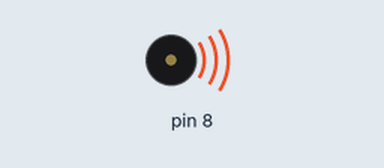
The sketch below on a simulated Arduino Uno, built with avr-gcc and run on an emulated ATmega328P. On the bench: buzzer (waves = sounding).

Above: at 0.4 s.
At 6.4 s:
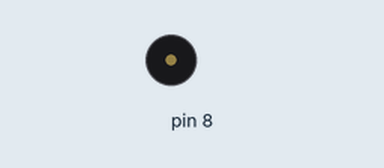
Timing chart, 0 to 8.9 s (numbered marks = the images above):
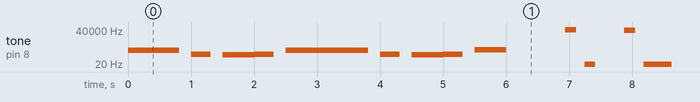

The sketch:

sketch_jan31a.ino
```cpp
/*
 *  Video Link: https://youtu.be/WKFMjn0kM84
 */

#include "pitches.h"

int sequence[] = {
  NOTE_A4, NOTE_A4, NOTE_F3, NOTE_E3, NOTE_F3, NOTE_A4,
  NOTE_A4, NOTE_A4, NOTE_F3, NOTE_E3, NOTE_F3, NOTE_B4
};
int noteLength[] = {
  625, 625/2, 625/2, 625, 625/2, 625,
  625, 625/2, 625/2, 625, 625/2, 625
};
int pauseLength[] {
  500, 500, 500, 500, 500, 500,
  500, 500, 500, 500, 500, 500
};

void setup() {
  // put your setup code here, to run once:

}

void loop() {
  // put your main code here, to run repeatedly:
  for (int i = 0; i < sizeof(sequence); i++) {
    tone(8, sequence[i], noteLength[i]);
    delay(pauseLength[i]);
  }
  delay(2000);
}
```

pitches.h
```cpp
/*************************************************
 * Public Constants
 *************************************************/

#define NOTE_B0  31
#define NOTE_C1  33
#define NOTE_CS1 35
#define NOTE_D1  37
#define NOTE_DS1 39
#define NOTE_E1  41
#define NOTE_F1  44
#define NOTE_FS1 46
#define NOTE_G1  49
#define NOTE_GS1 52
#define NOTE_A1  55
#define NOTE_AS1 58
#define NOTE_B1  62
#define NOTE_C2  65
#define NOTE_CS2 69
#define NOTE_D2  73
#define NOTE_DS2 78
#define NOTE_E2  82
#define NOTE_F2  87
#define NOTE_FS2 93
#define NOTE_G2  98
#define NOTE_GS2 104
#define NOTE_A2  110
#define NOTE_AS2 117
#define NOTE_B2  123
#define NOTE_C3  131
#define NOTE_CS3 139
#define NOTE_D3  147
#define NOTE_DS3 156
#define NOTE_E3  165
#define NOTE_F3  175
#define NOTE_FS3 185
#define NOTE_G3  196
#define NOTE_GS3 208
#define NOTE_A3  220
#define NOTE_AS3 233
#define NOTE_B3  247
#define NOTE_C4  262
#define NOTE_CS4 277
#define NOTE_D4  294
#define NOTE_DS4 311
#define NOTE_E4  330
#define NOTE_F4  349
#define NOTE_FS4 370
#define NOTE_G4  392
#define NOTE_GS4 415
#define NOTE_A4  440
#define NOTE_AS4 466
#define NOTE_B4  494
#define NOTE_C5  523
#define NOTE_CS5 554
#define NOTE_D5  587
#define NOTE_DS5 622
#define NOTE_E5  659
#define NOTE_F5  698
#define NOTE_FS5 740
#define NOTE_G5  784
#define NOTE_GS5 831
#define NOTE_A5  880
#define NOTE_AS5 932
#define NOTE_B5  988
#define NOTE_C6  1047
#define NOTE_CS6 1109
#define NOTE_D6  1175
#define NOTE_DS6 1245
#define NOTE_E6  1319
#define NOTE_F6  1397
#define NOTE_FS6 1480
#define NOTE_G6  1568
#define NOTE_GS6 1661
#define NOTE_A6  1760
#define NOTE_AS6 1865
#define NOTE_B6  1976
#define NOTE_C7  2093
#define NOTE_CS7 2217
#define NOTE_D7  2349
#define NOTE_DS7 2489
#define NOTE_E7  2637
#define NOTE_F7  2794
#define NOTE_FS7 2960
#define NOTE_G7  3136
#define NOTE_GS7 3322
#define NOTE_A7  3520
#define NOTE_AS7 3729
#define NOTE_B7  3951
#define NOTE_C8  4186
#define NOTE_CS8 4435
#define NOTE_D8  4699
#define NOTE_DS8 4978
```

Measured:
- by itself, tone on pin 8: plays 440 Hz for 0.81 s, 175 Hz for 0.31 s, 165 Hz for 0.50 s, 175 Hz for 0.31 s, 440 Hz for 1.3 s, 175 Hz for 0.31 s … (146 notes in this stretch)
